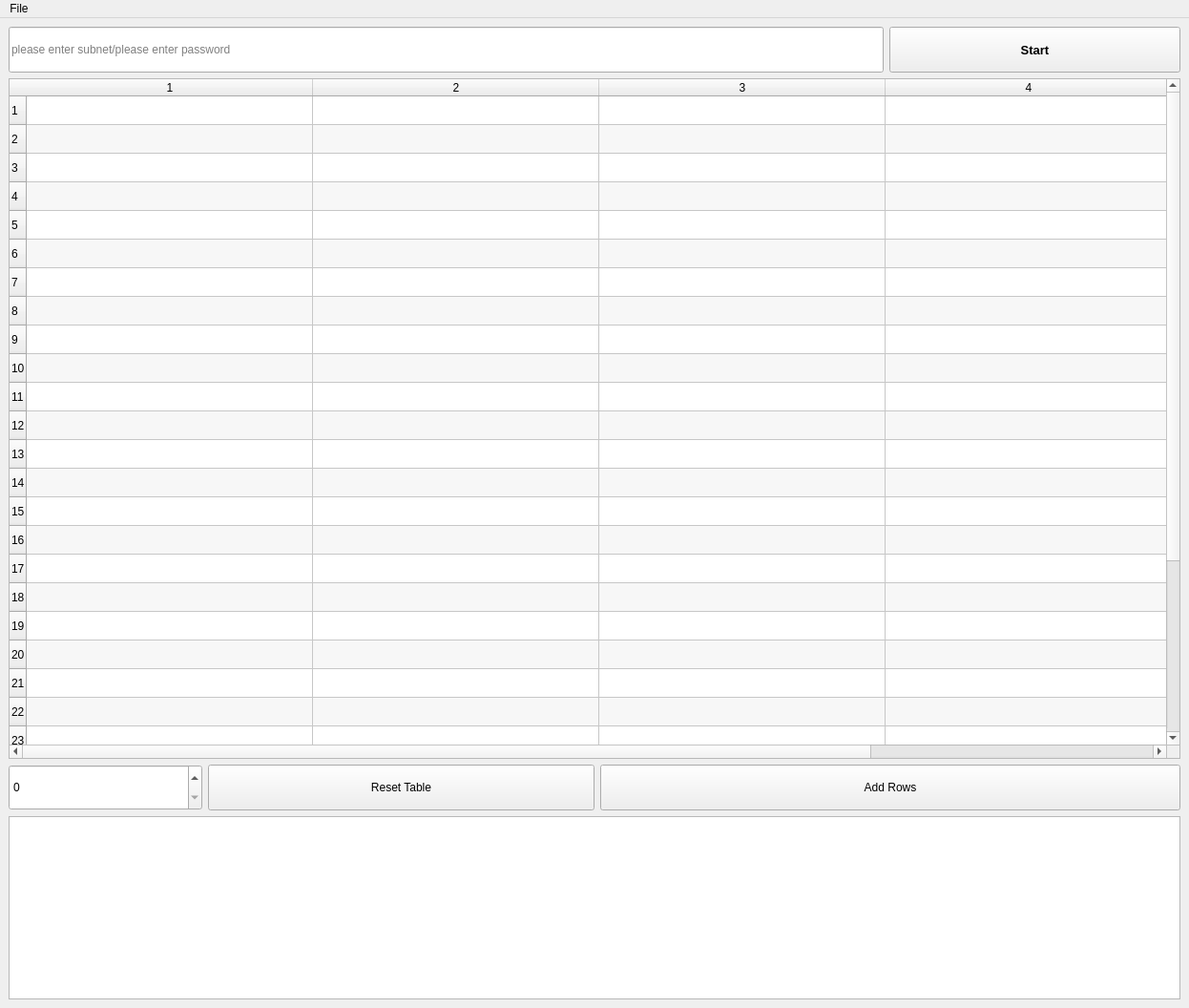
<?xml version="1.0" encoding="UTF-8"?>
<ui version="4.0">
 <class>MainWindow</class>
 <widget class="QMainWindow" name="MainWindow">
  <property name="geometry">
   <rect>
    <x>0</x>
    <y>0</y>
    <width>1246</width>
    <height>1056</height>
   </rect>
  </property>
  <property name="windowTitle">
   <string>Remote Configurator</string>
  </property>
  <property name="unifiedTitleAndToolBarOnMac">
   <bool>false</bool>
  </property>
  <widget class="QWidget" name="centralwidget">
   <layout class="QGridLayout" name="gridLayout" rowstretch="1,15,0,1,0,0">
    <item row="5" column="0">
     <widget class="QPlainTextEdit" name="log">
      <property name="readOnly">
       <bool>true</bool>
      </property>
     </widget>
    </item>
    <item row="0" column="0">
     <layout class="QHBoxLayout" name="horizontalLayout_2" stretch="3,1">
      <item>
       <layout class="QVBoxLayout" name="verticalLayout_7" stretch="0">
        <property name="spacing">
         <number>6</number>
        </property>
        <item>
         <widget class="QLineEdit" name="line_password">
          <property name="sizePolicy">
           <sizepolicy hsizetype="Expanding" vsizetype="Expanding">
            <horstretch>0</horstretch>
            <verstretch>0</verstretch>
           </sizepolicy>
          </property>
          <property name="echoMode">
           <enum>QLineEdit::Password</enum>
          </property>
          <property name="placeholderText">
           <string>please enter subnet/please enter password</string>
          </property>
         </widget>
        </item>
       </layout>
      </item>
      <item>
       <widget class="QToolButton" name="start">
        <property name="sizePolicy">
         <sizepolicy hsizetype="Preferred" vsizetype="Preferred">
          <horstretch>0</horstretch>
          <verstretch>0</verstretch>
         </sizepolicy>
        </property>
        <property name="maximumSize">
         <size>
          <width>16777215</width>
          <height>16777215</height>
         </size>
        </property>
        <property name="font">
         <font>
          <pointsize>10</pointsize>
          <weight>75</weight>
          <bold>true</bold>
         </font>
        </property>
        <property name="text">
         <string>Start</string>
        </property>
       </widget>
      </item>
     </layout>
    </item>
    <item row="3" column="0">
     <layout class="QHBoxLayout" name="horizontalLayout" stretch="1,2,3">
      <item>
       <widget class="QSpinBox" name="num_rows">
        <property name="sizePolicy">
         <sizepolicy hsizetype="Minimum" vsizetype="Expanding">
          <horstretch>0</horstretch>
          <verstretch>0</verstretch>
         </sizepolicy>
        </property>
        <property name="maximum">
         <number>1000</number>
        </property>
       </widget>
      </item>
      <item>
       <widget class="QToolButton" name="btn_reset_table">
        <property name="sizePolicy">
         <sizepolicy hsizetype="Expanding" vsizetype="Expanding">
          <horstretch>0</horstretch>
          <verstretch>0</verstretch>
         </sizepolicy>
        </property>
        <property name="text">
         <string>Reset Table</string>
        </property>
       </widget>
      </item>
      <item>
       <widget class="QToolButton" name="btn_add_row">
        <property name="sizePolicy">
         <sizepolicy hsizetype="Expanding" vsizetype="Expanding">
          <horstretch>0</horstretch>
          <verstretch>0</verstretch>
         </sizepolicy>
        </property>
        <property name="text">
         <string>Add Rows</string>
        </property>
       </widget>
      </item>
     </layout>
    </item>
    <item row="1" column="0">
     <widget class="QTableWidget" name="table">
      <property name="frameShadow">
       <enum>QFrame::Sunken</enum>
      </property>
      <property name="editTriggers">
       <set>QAbstractItemView::AllEditTriggers</set>
      </property>
      <property name="alternatingRowColors">
       <bool>true</bool>
      </property>
      <property name="sortingEnabled">
       <bool>true</bool>
      </property>
      <property name="rowCount">
       <number>30</number>
      </property>
      <property name="columnCount">
       <number>4</number>
      </property>
      <attribute name="horizontalHeaderVisible">
       <bool>true</bool>
      </attribute>
      <attribute name="horizontalHeaderMinimumSectionSize">
       <number>1</number>
      </attribute>
      <attribute name="horizontalHeaderDefaultSectionSize">
       <number>300</number>
      </attribute>
      <attribute name="horizontalHeaderStretchLastSection">
       <bool>true</bool>
      </attribute>
      <attribute name="verticalHeaderMinimumSectionSize">
       <number>0</number>
      </attribute>
      <row/>
      <row/>
      <row/>
      <row/>
      <row/>
      <row/>
      <row/>
      <row/>
      <row/>
      <row/>
      <row/>
      <row/>
      <row/>
      <row/>
      <row/>
      <row/>
      <row/>
      <row/>
      <row/>
      <row/>
      <row/>
      <row/>
      <row/>
      <row/>
      <row/>
      <row/>
      <row/>
      <row/>
      <row/>
      <row/>
      <column/>
      <column/>
      <column/>
      <column/>
     </widget>
    </item>
   </layout>
  </widget>
  <widget class="QMenuBar" name="menubar">
   <property name="geometry">
    <rect>
     <x>0</x>
     <y>0</y>
     <width>1246</width>
     <height>21</height>
    </rect>
   </property>
   <widget class="QMenu" name="menuFile">
    <property name="title">
     <string>File</string>
    </property>
    <addaction name="actionImport"/>
   </widget>
   <addaction name="menuFile"/>
  </widget>
  <action name="actionImport">
   <property name="text">
    <string>Import</string>
   </property>
   <property name="shortcut">
    <string>Ctrl+F</string>
   </property>
  </action>
 </widget>
 <resources/>
 <connections/>
</ui>
